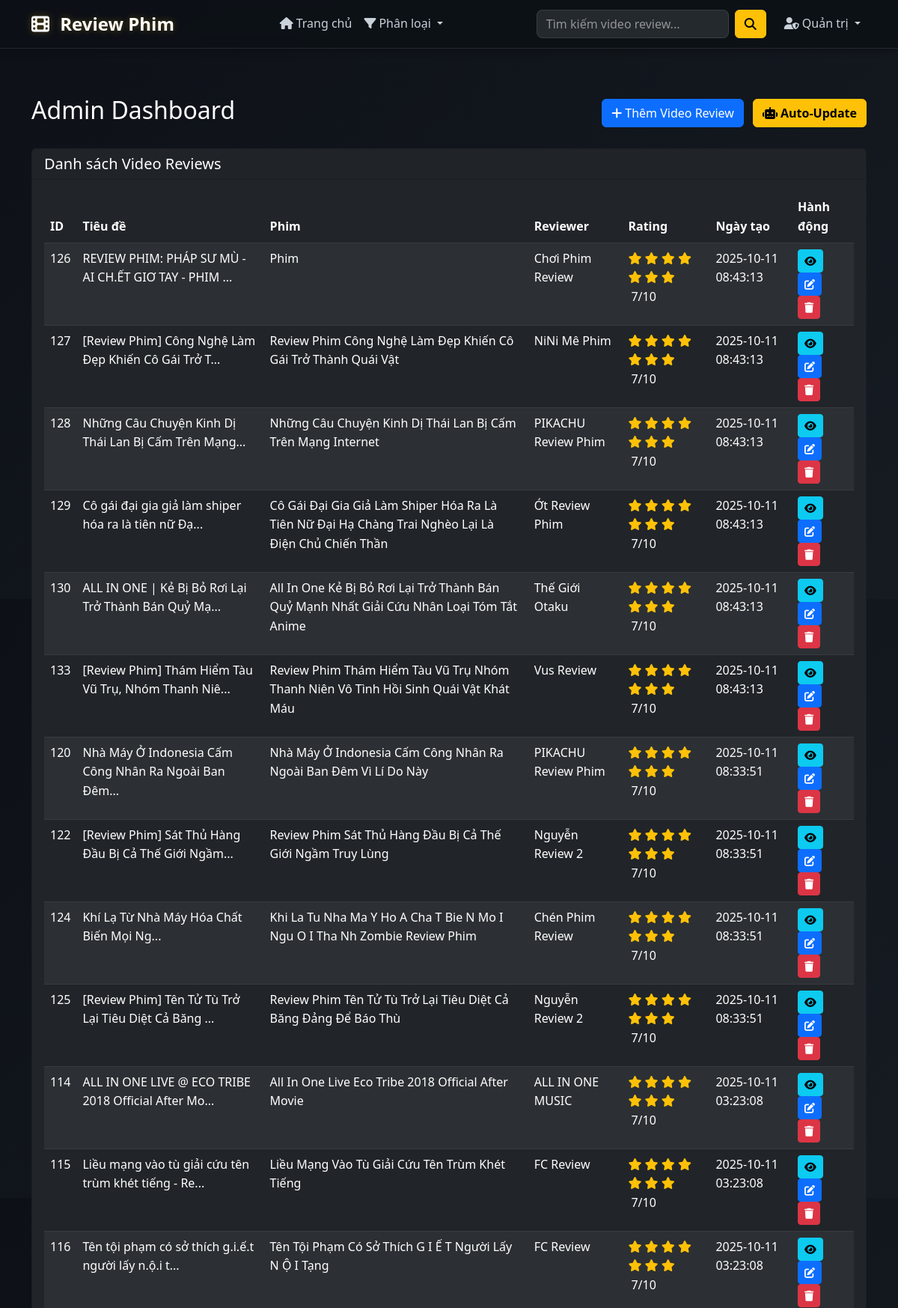
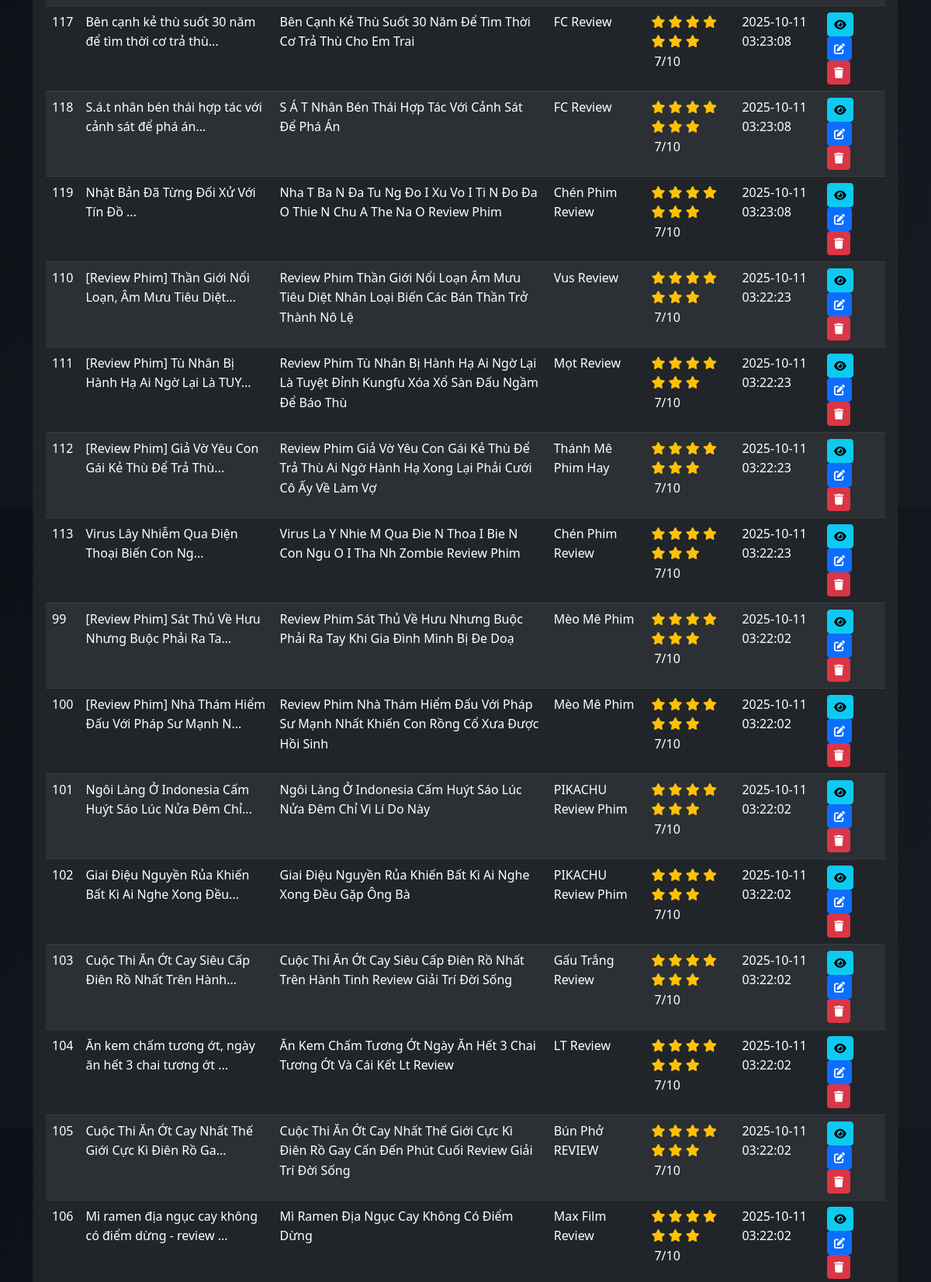
The page /admin (upper part) on the database its author committed (2 pictures, top to bottom).
### tables this page shows
CREATE TABLE video_reviews (
                    id INTEGER PRIMARY KEY AUTOINCREMENT,
                    title TEXT NOT NULL,
                    movie_title TEXT NOT NULL,
                    reviewer_name TEXT NOT NULL,
                    video_url TEXT NOT NULL,
                    video_type TEXT NOT NULL,
                    video_id TEXT NOT NULL,
                    description TEXT,
                    rating INTEGER,
                    movie_link TEXT,
                    created_at TIMESTAMP DEFAULT CURRENT_TIMESTAMP
                , channel_name TEXT, thumbnail_url TEXT DEFAULT "", published_at TIMESTAMP, updated_at TIMESTAMP, country TEXT DEFAULT "Unknown", genre TEXT DEFAULT "Unknown", series_name TEXT, episode_number INTEGER, movie_type TEXT DEFAULT "single");

### app.py (the view)
@app.route('/admin')
def admin_dashboard():
    if not is_localhost():
        flash('Tính năng quản trị chỉ khả dụng khi truy cập từ localhost!', 'error')
        return redirect(url_for('index'))
    conn = sqlite3.connect('db.sqlite')
    c = conn.cursor()
    c.execute('SELECT * FROM video_reviews ORDER BY created_at DESC')
    reviews = c.fetchall()
    conn.close()
    return render_template('admin/dashboard.html', reviews=reviews)

### app.py (called while the page is built)
def is_localhost():
    remote_addr = request.environ.get('REMOTE_ADDR', '')
    http_host = request.environ.get('HTTP_HOST', '')
    localhost_ips = ['127.0.0.1', '::1']
    localhost_hosts = ['localhost', '127.0.0.1']
    if remote_addr in localhost_ips:
        return True
    if any(host in http_host for host in localhost_hosts):
        return True
    return False

### templates/admin/dashboard.html (shortened to what this page needs)
{% extends "base.html" %}
{% block content %}
<div class="container mt-5 pt-5">
  <div class="row">
    <div class="col-12">
      <div class="d-flex justify-content-between align-items-center mb-4">
        <h2 class="text-white">Admin Dashboard</h2>
        <div>
          <a href="{{ url_for('admin_new_review') }}" class="btn btn-primary me-2">
            <i class="fas fa-plus me-1"></i>Thêm Video Review
          </a>
          <a href="{{ url_for('admin_auto_update') }}" class="btn btn-warning">
            <i class="fas fa-robot me-1"></i>Auto-Update
          </a>
        </div>
      </div>
    </div>
  </div>
  <div class="row">
    <div class="col-12">
      <div class="card bg-dark text-white">
        <div class="card-header">
          <h5 class="mb-0">Danh sách Video Reviews</h5>
        </div>
        <div class="card-body">
          {% if reviews %}
          <div class="table-responsive">
            <table class="table table-dark table-striped">
              <thead>
                <tr>
                  <th>ID</th>
                  <th>Tiêu đề</th>
                  <th>Phim</th>
                  <th>Reviewer</th>
                  <th>Rating</th>
                  <th>Ngày tạo</th>
                  <th>Hành động</th>
                </tr>
              </thead>
              <tbody>
                {% for review in reviews %}
                <tr>
                  <td>{{ review[0] }}</td>
                  <td>{{ review[1][:50] }}{% if review[1]|length > 50 %}...{% endif %}</td>
                  <td>{{ review[2] }}</td>
                  <td>{{ review[3] }}</td>
                  <td>
                    {% for i in range(review[8]) %}
                      <i class="fas fa-star text-warning"></i>
                    {% endfor %}
                    <span class="ms-1">{{ review[8] }}/10</span>
                  </td>
                  <td>{{ review[10] }}</td>
                  <td>
                    <a href="{{ url_for('review_detail', review_id=review[0]) }}"
                       class="btn btn-sm btn-info me-1" target="_blank">
                      <i class="fas fa-eye"></i>
                    </a>
                    <a href="{{ url_for('admin_edit_review', review_id=review[0]) }}"
                       class="btn btn-sm btn-primary me-1">
                      <i class="fas fa-edit"></i>
                    </a>
                    <a href="{{ url_for('admin_delete_review', review_id=review[0]) }}"
                       class="btn btn-sm btn-danger"
                       onclick="return confirm('Xóa video này?');">
                      <i class="fas fa-trash"></i>
                    </a>
                  </td>
                </tr>
                {% endfor %}
              </tbody>
            </table>
          </div>
          {% endif %}
        </div>
      </div>
    </div>
  </div>
</div>
{% endblock %}

### templates/base.html (shortened to what this page needs)
<!DOCTYPE html>
<html lang="vi">
<head>
    <link href="https://cdnjs.cloudflare.com/ajax/libs/bootstrap/5.3.0/css/bootstrap.min.css" rel="stylesheet">
    <link href="https://cdnjs.cloudflare.com/ajax/libs/font-awesome/6.4.0/css/all.min.css" rel="stylesheet">
    <link href="{{ url_for('static', filename='css/style.css') }}" rel="stylesheet">
</head>
<body>
    <nav class="navbar navbar-expand-lg navbar-dark bg-dark fixed-top">
        <div class="container">
            <a class="navbar-brand" href="{{ url_for('index') }}">
                <i class="fas fa-film me-2"></i>
                <strong>Review Phim</strong>
            </a>
            <div class="collapse navbar-collapse" id="navbarNav">
                <ul class="navbar-nav mx-auto">
                    <li class="nav-item">
                        <a class="nav-link" href="{{ url_for('index') }}">
                            <i class="fas fa-home me-1"></i>Trang chủ
                        </a>
                    </li>
                    <li class="nav-item dropdown">
                        <a class="nav-link dropdown-toggle" href="#" role="button" data-bs-toggle="dropdown">
                            <i class="fas fa-filter me-1"></i>Phân loại
                        </a>
                    </li>
                </ul>
                <form class="d-flex me-3" action="{{ url_for('search') }}" method="GET">
                    <input class="form-control me-2" type="search" name="q" placeholder="Tìm kiếm video review..."
                           value="{{ request.args.get('q', '') }}">
                    <button class="btn btn-warning" type="submit">
                        <i class="fas fa-search"></i>
                    </button>
                </form>
                <ul class="navbar-nav">
                    {% if request.environ.get('REMOTE_ADDR') in ['127.0.0.1', 'localhost'] or request.environ.get('HTTP_HOST', '').startswith('127.0.0.1') or request.environ.get('HTTP_HOST', '').startswith('localhost') %}
                    <li class="nav-item dropdown">
                        <a class="nav-link dropdown-toggle text-warning" href="#" role="button" data-bs-toggle="dropdown">
                            <i class="fas fa-user-shield me-1"></i>Quản trị
                        </a>
                    </li>
                    {% endif %}
                </ul>
            </div>
        </div>
    </nav>
    <main class="main-content">
        {% block content %}{% endblock %}
    </main>
</body>
</html>

### static/css/style.css (style rules this page uses)
:root { --primary-bg: #0d1117; --secondary-bg: #161b22; --card-bg: rgba(255, 255, 255, 0.05); --warning: #ffc107; --warning-dark: #f57c00; --success: #28a745; --danger: #dc3545; --info: #17a2b8; --light: #f8f9fa; --dark: #343a40; --text-light: #c9d1d9; --text-muted: #8b949e; --border-color: rgba(255, 255, 255, 0.1); }
body { font-family: 'Segoe UI', Tahoma, Geneva, Verdana, sans-serif; background: linear-gradient(135deg, #0d1117 0%, #161b22 100%); color: var(--text-light); min-height: 100vh; line-height: 1.6; }
.navbar { backdrop-filter: blur(10px); background: rgba(13, 17, 23, 0.95) !important; border-bottom: 1px solid var(--border-color); box-shadow: 0 2px 10px rgba(0, 0, 0, 0.3); }
.navbar-brand { font-size: 1.5rem; font-weight: 700; text-shadow: 0 0 10px rgba(255, 193, 7, 0.3); }
.nav-link { color: var(--text-light) !important; font-weight: 500; transition: color 0.3s ease; }
.main-content { margin-top: 80px; min-height: calc(100vh - 160px); }
.btn-warning { background: var(--warning); border-color: var(--warning); color: black; font-weight: 600; transition: all 0.3s ease; }
.table-dark { --bs-table-bg: transparent; }
.table-dark td, .table-dark th { border-color: var(--border-color); }
.form-control { background: rgba(255, 255, 255, 0.1); border: 1px solid var(--border-color); color: white; border-radius: 8px; }
.form-control::placeholder { color: rgba(255, 255, 255, 0.5); }

### rows shown on the page
video_reviews: id "126", title "REVIEW PHIM: PHÁP SƯ MÙ - AI CH.ẾT GIƠ TAY - PHIM", movie_title "Phim", reviewer_name "Chơi Phim Review", rating "7", created_at "2025-10-11 08:43:13"
video_reviews: id "127", title "[Review Phim] Công Nghệ Làm Đẹp Khiến Cô Gái Trở T", movie_title "Review Phim Công Nghệ Làm Đẹp Khiến Cô Gái Trở Thành Quái Vật", reviewer_name "NiNi Mê Phim", rating "7", created_at "2025-10-11 08:43:13"
video_reviews: id "128", title "Những Câu Chuyện Kinh Dị Thái Lan Bị Cấm Trên Mạng", movie_title "Những Câu Chuyện Kinh Dị Thái Lan Bị Cấm Trên Mạng Internet", reviewer_name "PIKACHU Review Phim", rating "7", created_at "2025-10-11 08:43:13"
video_reviews: id "129", title "Cô gái đại gia giả làm shiper hóa ra là tiên nữ Đạ", movie_title "Cô Gái Đại Gia Giả Làm Shiper Hóa Ra Là Tiên Nữ Đại Hạ Chàng Trai Nghèo Lại Là Điện Chủ Chiến Thần", reviewer_name "Ớt Review Phim", rating "7", created_at "2025-10-11 08:43:13"
video_reviews: id "130", title "ALL IN ONE | Kẻ Bị Bỏ Rơi Lại Trở Thành Bán Quỷ Mạ", movie_title "All In One Kẻ Bị Bỏ Rơi Lại Trở Thành Bán Quỷ Mạnh Nhất Giải Cứu Nhân Loại Tóm Tắt Anime", reviewer_name "Thế Giới Otaku", rating "7", created_at "2025-10-11 08:43:13"
video_reviews: id "133", title "[Review Phim] Thám Hiểm Tàu Vũ Trụ, Nhóm Thanh Niê", movie_title "Review Phim Thám Hiểm Tàu Vũ Trụ Nhóm Thanh Niên Vô Tình Hồi Sinh Quái Vật Khát Máu", reviewer_name "Vus Review", rating "7", created_at "2025-10-11 08:43:13"
video_reviews: id "120", title "Nhà Máy Ở Indonesia Cấm Công Nhân Ra Ngoài Ban Đêm", movie_title "Nhà Máy Ở Indonesia Cấm Công Nhân Ra Ngoài Ban Đêm Vì Lí Do Này", reviewer_name "PIKACHU Review Phim", rating "7", created_at "2025-10-11 08:33:51"
video_reviews: id "122", title "[Review Phim] Sát Thủ Hàng Đầu Bị Cả Thế Giới Ngầm", movie_title "Review Phim Sát Thủ Hàng Đầu Bị Cả Thế Giới Ngầm Truy Lùng", reviewer_name "Nguyễn Review 2", rating "7", created_at "2025-10-11 08:33:51"
video_reviews: id "124", title "Khí Lạ Từ Nhà Máy Hóa Chất Biến Mọi Ng", movie_title "Khi La Tu Nha Ma Y Ho A Cha T Bie N Mo I Ngu O I Tha Nh Zombie Review Phim", reviewer_name "Chén Phim Review", rating "7", created_at "2025-10-11 08:33:51"
video_reviews: id "125", title "[Review Phim] Tên Tử Tù Trở Lại Tiêu Diệt Cả Băng", movie_title "Review Phim Tên Tử Tù Trở Lại Tiêu Diệt Cả Băng Đảng Để Báo Thù", reviewer_name "Nguyễn Review 2", rating "7", created_at "2025-10-11 08:33:51"
video_reviews: id "114", title "ALL IN ONE LIVE @ ECO TRIBE 2018 Official After Mo", movie_title "All In One Live Eco Tribe 2018 Official After Movie", reviewer_name "ALL IN ONE MUSIC", rating "7", created_at "2025-10-11 03:23:08"
video_reviews: id "115", title "Liều mạng vào tù giải cứu tên trùm khét tiếng - Re", movie_title "Liều Mạng Vào Tù Giải Cứu Tên Trùm Khét Tiếng", reviewer_name "FC Review", rating "7", created_at "2025-10-11 03:23:08"
video_reviews: id "116", title "Tên tội phạm có sở thích g.i.ế.t người lấy n.ộ.i t", movie_title "Tên Tội Phạm Có Sở Thích G I Ế T Người Lấy N Ộ I Tạng", reviewer_name "FC Review", rating "7", created_at "2025-10-11 03:23:08"
video_reviews: id "117", title "Bên cạnh kẻ thù suốt 30 năm để tìm thời cơ trả thù", movie_title "Bên Cạnh Kẻ Thù Suốt 30 Năm Để Tìm Thời Cơ Trả Thù Cho Em Trai", reviewer_name "FC Review", rating "7", created_at "2025-10-11 03:23:08"
video_reviews: id "118", title "S.á.t nhân bén thái hợp tác với cảnh sát để phá án", movie_title "S Á T Nhân Bén Thái Hợp Tác Với Cảnh Sát Để Phá Án", reviewer_name "FC Review", rating "7", created_at "2025-10-11 03:23:08"
video_reviews: id "119", title "Nhật Bản Đã Từng Đối Xử Với Tín Đồ", movie_title "Nha T Ba N Đa Tu Ng Đo I Xu Vo I Ti N Đo Đa O Thie N Chu A The Na O Review Phim", reviewer_name "Chén Phim Review", rating "7", created_at "2025-10-11 03:23:08"
video_reviews: id "110", title "[Review Phim] Thần Giới Nổi Loạn, Âm Mưu Tiêu Diệt", movie_title "Review Phim Thần Giới Nổi Loạn Âm Mưu Tiêu Diệt Nhân Loại Biến Các Bán Thần Trở Thành Nô Lệ", reviewer_name "Vus Review", rating "7", created_at "2025-10-11 03:22:23"
video_reviews: id "111", title "[Review Phim] Tù Nhân Bị Hành Hạ Ai Ngờ Lại Là TUY", movie_title "Review Phim Tù Nhân Bị Hành Hạ Ai Ngờ Lại Là Tuyệt Đỉnh Kungfu Xóa Xổ Sàn Đấu Ngầm Để Báo Thù", reviewer_name "Mọt Review", rating "7", created_at "2025-10-11 03:22:23"
video_reviews: id "112", title "[Review Phim] Giả Vờ Yêu Con Gái Kẻ Thù Để Trả Thù", movie_title "Review Phim Giả Vờ Yêu Con Gái Kẻ Thù Để Trả Thù Ai Ngờ Hành Hạ Xong Lại Phải Cưới Cô Ấy Về Làm Vợ", reviewer_name "Thánh Mê Phim Hay", rating "7", created_at "2025-10-11 03:22:23"
video_reviews: id "113", title "Virus Lây Nhiễm Qua Điện Thoại Biến Con Ng", movie_title "Virus La Y Nhie M Qua Đie N Thoa I Bie N Con Ngu O I Tha Nh Zombie Review Phim", reviewer_name "Chén Phim Review", rating "7", created_at "2025-10-11 03:22:23"
video_reviews: id "99", title "[Review Phim] Sát Thủ Về Hưu Nhưng Buộc Phải Ra Ta", movie_title "Review Phim Sát Thủ Về Hưu Nhưng Buộc Phải Ra Tay Khi Gia Đình Mình Bị Đe Doạ", reviewer_name "Mèo Mê Phim", rating "7", created_at "2025-10-11 03:22:02"
video_reviews: id "100", title "[Review Phim] Nhà Thám Hiểm Đấu Với Pháp Sư Mạnh N", movie_title "Review Phim Nhà Thám Hiểm Đấu Với Pháp Sư Mạnh Nhất Khiến Con Rồng Cổ Xưa Được Hồi Sinh", reviewer_name "Mèo Mê Phim", rating "7", created_at "2025-10-11 03:22:02"
video_reviews: id "101", title "Ngôi Làng Ở Indonesia Cấm Huýt Sáo Lúc Nửa Đêm Chỉ", movie_title "Ngôi Làng Ở Indonesia Cấm Huýt Sáo Lúc Nửa Đêm Chỉ Vì Lí Do Này", reviewer_name "PIKACHU Review Phim", rating "7", created_at "2025-10-11 03:22:02"
video_reviews: id "102", title "Giai Điệu Nguyền Rủa Khiến Bất Kì Ai Nghe Xong Đều", movie_title "Giai Điệu Nguyền Rủa Khiến Bất Kì Ai Nghe Xong Đều Gặp Ông Bà", reviewer_name "PIKACHU Review Phim", rating "7", created_at "2025-10-11 03:22:02"
video_reviews: id "103", title "Cuộc Thi Ăn Ớt Cay Siêu Cấp Điên Rồ Nhất Trên Hành", movie_title "Cuộc Thi Ăn Ớt Cay Siêu Cấp Điên Rồ Nhất Trên Hành Tinh Review Giải Trí Đời Sống", reviewer_name "Gấu Trắng Review", rating "7", created_at "2025-10-11 03:22:02"
video_reviews: id "104", title "Ăn kem chấm tương ớt, ngày ăn hết 3 chai tương ớt", movie_title "Ăn Kem Chấm Tương Ớt Ngày Ăn Hết 3 Chai Tương Ớt Và Cái Kết Lt Review", reviewer_name "LT Review", rating "7", created_at "2025-10-11 03:22:02"
video_reviews: id "105", title "Cuộc Thi Ăn Ớt Cay Nhất Thế Giới Cực Kì Điên Rồ Ga", movie_title "Cuộc Thi Ăn Ớt Cay Nhất Thế Giới Cực Kì Điên Rồ Gay Cấn Đến Phút Cuối Review Giải Trí Đời Sống", reviewer_name "Bún Phở REVIEW", rating "7", created_at "2025-10-11 03:22:02"
video_reviews: id "106", title "Mì ramen địa ngục cay không có điểm dừng - review", movie_title "Mì Ramen Địa Ngục Cay Không Có Điểm Dừng", reviewer_name "Max Film Review", rating "7", created_at "2025-10-11 03:22:02"
